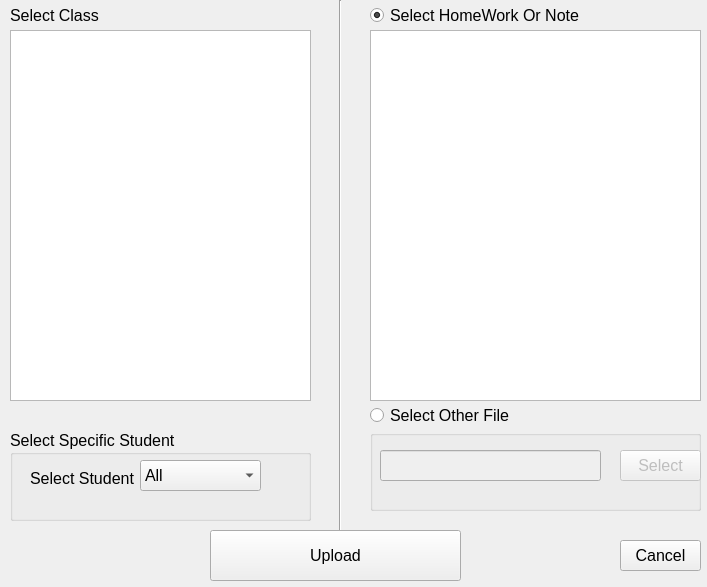
<?xml version="1.0" encoding="UTF-8"?>
<ui version="4.0">
 <class>UploadFile</class>
 <widget class="QWidget" name="UploadFile">
  <property name="geometry">
   <rect>
    <x>0</x>
    <y>0</y>
    <width>707</width>
    <height>587</height>
   </rect>
  </property>
  <property name="font">
   <font>
    <pointsize>12</pointsize>
   </font>
  </property>
  <property name="windowTitle">
   <string>Form</string>
  </property>
  <widget class="QTreeWidget" name="tWSelectHomeWork">
   <property name="geometry">
    <rect>
     <x>370</x>
     <y>30</y>
     <width>331</width>
     <height>371</height>
    </rect>
   </property>
   <property name="font">
    <font>
     <pointsize>12</pointsize>
    </font>
   </property>
   <property name="sortingEnabled">
    <bool>true</bool>
   </property>
   <attribute name="headerVisible">
    <bool>false</bool>
   </attribute>
   <column>
    <property name="text">
     <string notr="true">1</string>
    </property>
   </column>
  </widget>
  <widget class="QTreeWidget" name="tWSelectClass">
   <property name="geometry">
    <rect>
     <x>10</x>
     <y>30</y>
     <width>301</width>
     <height>371</height>
    </rect>
   </property>
   <property name="font">
    <font>
     <pointsize>12</pointsize>
    </font>
   </property>
   <property name="sortingEnabled">
    <bool>true</bool>
   </property>
   <attribute name="headerVisible">
    <bool>false</bool>
   </attribute>
   <column>
    <property name="text">
     <string notr="true">1</string>
    </property>
   </column>
  </widget>
  <widget class="QLabel" name="label_2">
   <property name="geometry">
    <rect>
     <x>10</x>
     <y>0</y>
     <width>91</width>
     <height>31</height>
    </rect>
   </property>
   <property name="text">
    <string>Select Class</string>
   </property>
  </widget>
  <widget class="QGroupBox" name="gBSelectOtherFile">
   <property name="enabled">
    <bool>false</bool>
   </property>
   <property name="geometry">
    <rect>
     <x>370</x>
     <y>430</y>
     <width>331</width>
     <height>81</height>
    </rect>
   </property>
   <property name="title">
    <string/>
   </property>
   <widget class="QLineEdit" name="lEFileName">
    <property name="geometry">
     <rect>
      <x>10</x>
      <y>20</y>
      <width>221</width>
      <height>31</height>
     </rect>
    </property>
   </widget>
   <widget class="QPushButton" name="pushButton_3">
    <property name="geometry">
     <rect>
      <x>250</x>
      <y>20</y>
      <width>81</width>
      <height>31</height>
     </rect>
    </property>
    <property name="text">
     <string>Select</string>
    </property>
   </widget>
  </widget>
  <widget class="Line" name="line">
   <property name="geometry">
    <rect>
     <x>330</x>
     <y>0</y>
     <width>20</width>
     <height>541</height>
    </rect>
   </property>
   <property name="orientation">
    <enum>Qt::Vertical</enum>
   </property>
  </widget>
  <widget class="QGroupBox" name="gBSelectStudent">
   <property name="geometry">
    <rect>
     <x>10</x>
     <y>430</y>
     <width>301</width>
     <height>91</height>
    </rect>
   </property>
   <property name="title">
    <string>Select Specific Student</string>
   </property>
   <widget class="QLabel" name="label">
    <property name="geometry">
     <rect>
      <x>20</x>
      <y>33</y>
      <width>111</width>
      <height>31</height>
     </rect>
    </property>
    <property name="text">
     <string>Select Student</string>
    </property>
   </widget>
   <widget class="QComboBox" name="cBSelectStudent">
    <property name="geometry">
     <rect>
      <x>130</x>
      <y>30</y>
      <width>121</width>
      <height>31</height>
     </rect>
    </property>
    <item>
     <property name="text">
      <string>All</string>
     </property>
    </item>
   </widget>
  </widget>
  <widget class="QPushButton" name="pBUpload">
   <property name="geometry">
    <rect>
     <x>210</x>
     <y>530</y>
     <width>251</width>
     <height>51</height>
    </rect>
   </property>
   <property name="text">
    <string>Upload</string>
   </property>
  </widget>
  <widget class="QPushButton" name="pBClose">
   <property name="geometry">
    <rect>
     <x>620</x>
     <y>540</y>
     <width>81</width>
     <height>31</height>
    </rect>
   </property>
   <property name="text">
    <string>Cancel</string>
   </property>
  </widget>
  <widget class="QRadioButton" name="rBSelectHomeWork">
   <property name="geometry">
    <rect>
     <x>370</x>
     <y>0</y>
     <width>221</width>
     <height>31</height>
    </rect>
   </property>
   <property name="text">
    <string>Select HomeWork Or Note</string>
   </property>
   <property name="checked">
    <bool>true</bool>
   </property>
  </widget>
  <widget class="QRadioButton" name="rBSelectOtherFile">
   <property name="geometry">
    <rect>
     <x>370</x>
     <y>400</y>
     <width>141</width>
     <height>31</height>
    </rect>
   </property>
   <property name="text">
    <string>Select Other File</string>
   </property>
  </widget>
 </widget>
 <resources/>
 <connections>
  <connection>
   <sender>pBClose</sender>
   <signal>clicked()</signal>
   <receiver>UploadFile</receiver>
   <slot>close()</slot>
   <hints>
    <hint type="sourcelabel">
     <x>690</x>
     <y>554</y>
    </hint>
    <hint type="destinationlabel">
     <x>846</x>
     <y>551</y>
    </hint>
   </hints>
  </connection>
 </connections>
</ui>
